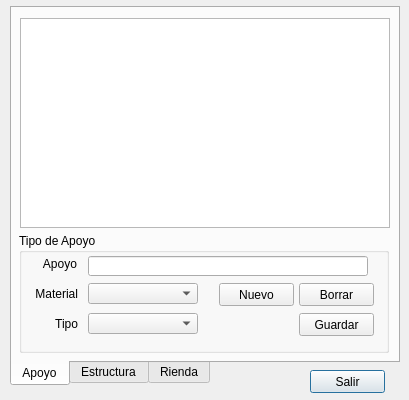
<?xml version="1.0" encoding="UTF-8"?>
<ui version="4.0">
 <class>Dialog</class>
 <widget class="QDialog" name="Dialog">
  <property name="windowModality">
   <enum>Qt::ApplicationModal</enum>
  </property>
  <property name="geometry">
   <rect>
    <x>0</x>
    <y>0</y>
    <width>409</width>
    <height>400</height>
   </rect>
  </property>
  <property name="windowTitle">
   <string>Apoyos</string>
  </property>
  <property name="modal">
   <bool>true</bool>
  </property>
  <widget class="QPushButton" name="cmdSalir">
   <property name="geometry">
    <rect>
     <x>310</x>
     <y>370</y>
     <width>75</width>
     <height>23</height>
    </rect>
   </property>
   <property name="text">
    <string>Salir</string>
   </property>
   <property name="shortcut">
    <string>Esc</string>
   </property>
  </widget>
  <widget class="QTabWidget" name="tabWidget">
   <property name="geometry">
    <rect>
     <x>10</x>
     <y>6</y>
     <width>390</width>
     <height>380</height>
    </rect>
   </property>
   <property name="tabPosition">
    <enum>QTabWidget::South</enum>
   </property>
   <property name="currentIndex">
    <number>0</number>
   </property>
   <widget class="QWidget" name="tab_2">
    <attribute name="title">
     <string>Apoyo</string>
    </attribute>
    <widget class="QGroupBox" name="groupBox_2">
     <property name="geometry">
      <rect>
       <x>7</x>
       <y>225</y>
       <width>370</width>
       <height>120</height>
      </rect>
     </property>
     <property name="title">
      <string>Tipo de Apoyo</string>
     </property>
     <property name="checkable">
      <bool>false</bool>
     </property>
     <widget class="QLabel" name="label_4">
      <property name="geometry">
       <rect>
        <x>-2</x>
        <y>23</y>
        <width>60</width>
        <height>16</height>
       </rect>
      </property>
      <property name="text">
       <string>Apoyo</string>
      </property>
      <property name="alignment">
       <set>Qt::AlignRight|Qt::AlignTrailing|Qt::AlignVCenter</set>
      </property>
     </widget>
     <widget class="QLineEdit" name="txtApoyo">
      <property name="enabled">
       <bool>true</bool>
      </property>
      <property name="geometry">
       <rect>
        <x>69</x>
        <y>23</y>
        <width>280</width>
        <height>20</height>
       </rect>
      </property>
      <property name="font">
       <font>
        <bold>true</bold>
       </font>
      </property>
      <property name="maxLength">
       <number>50</number>
      </property>
      <property name="readOnly">
       <bool>false</bool>
      </property>
     </widget>
     <widget class="QComboBox" name="cmbTipo">
      <property name="geometry">
       <rect>
        <x>69</x>
        <y>80</y>
        <width>110</width>
        <height>21</height>
       </rect>
      </property>
     </widget>
     <widget class="QLabel" name="label_22">
      <property name="geometry">
       <rect>
        <x>-41</x>
        <y>81</y>
        <width>100</width>
        <height>20</height>
       </rect>
      </property>
      <property name="text">
       <string>Tipo</string>
      </property>
      <property name="alignment">
       <set>Qt::AlignRight|Qt::AlignTrailing|Qt::AlignVCenter</set>
      </property>
     </widget>
     <widget class="QLabel" name="label_23">
      <property name="geometry">
       <rect>
        <x>-41</x>
        <y>51</y>
        <width>100</width>
        <height>20</height>
       </rect>
      </property>
      <property name="text">
       <string>Material</string>
      </property>
      <property name="alignment">
       <set>Qt::AlignRight|Qt::AlignTrailing|Qt::AlignVCenter</set>
      </property>
     </widget>
     <widget class="QComboBox" name="cmbMaterial">
      <property name="geometry">
       <rect>
        <x>69</x>
        <y>50</y>
        <width>110</width>
        <height>21</height>
       </rect>
      </property>
     </widget>
     <widget class="QPushButton" name="cmdGuardarApoyo">
      <property name="geometry">
       <rect>
        <x>280</x>
        <y>80</y>
        <width>75</width>
        <height>23</height>
       </rect>
      </property>
      <property name="text">
       <string>Guardar</string>
      </property>
     </widget>
     <widget class="QPushButton" name="cmdNuevoApoyo">
      <property name="geometry">
       <rect>
        <x>200</x>
        <y>50</y>
        <width>75</width>
        <height>23</height>
       </rect>
      </property>
      <property name="text">
       <string>Nuevo</string>
      </property>
     </widget>
     <widget class="QPushButton" name="cmdBorrarApoyo">
      <property name="geometry">
       <rect>
        <x>280</x>
        <y>50</y>
        <width>75</width>
        <height>23</height>
       </rect>
      </property>
      <property name="text">
       <string>Borrar</string>
      </property>
     </widget>
    </widget>
    <widget class="QListWidget" name="liwApoyos">
     <property name="geometry">
      <rect>
       <x>8</x>
       <y>10</y>
       <width>370</width>
       <height>210</height>
      </rect>
     </property>
    </widget>
   </widget>
   <widget class="QWidget" name="tab">
    <attribute name="title">
     <string>Estructura</string>
    </attribute>
    <widget class="QGroupBox" name="groupBox">
     <property name="geometry">
      <rect>
       <x>7</x>
       <y>270</y>
       <width>370</width>
       <height>80</height>
      </rect>
     </property>
     <property name="title">
      <string>Tipo de Estructura</string>
     </property>
     <property name="checkable">
      <bool>false</bool>
     </property>
     <widget class="QLineEdit" name="txtEstructura">
      <property name="enabled">
       <bool>true</bool>
      </property>
      <property name="geometry">
       <rect>
        <x>20</x>
        <y>20</y>
        <width>260</width>
        <height>20</height>
       </rect>
      </property>
      <property name="font">
       <font>
        <bold>true</bold>
       </font>
      </property>
      <property name="maxLength">
       <number>50</number>
      </property>
      <property name="readOnly">
       <bool>false</bool>
      </property>
     </widget>
     <widget class="QPushButton" name="cmdGuardarEstructura">
      <property name="geometry">
       <rect>
        <x>290</x>
        <y>50</y>
        <width>75</width>
        <height>23</height>
       </rect>
      </property>
      <property name="text">
       <string>Guardar</string>
      </property>
     </widget>
     <widget class="QPushButton" name="cmdNuevaEstructura">
      <property name="geometry">
       <rect>
        <x>10</x>
        <y>50</y>
        <width>75</width>
        <height>23</height>
       </rect>
      </property>
      <property name="text">
       <string>Nueva</string>
      </property>
     </widget>
     <widget class="QPushButton" name="cmdBorrarEstructura">
      <property name="geometry">
       <rect>
        <x>90</x>
        <y>50</y>
        <width>75</width>
        <height>23</height>
       </rect>
      </property>
      <property name="text">
       <string>Borrar</string>
      </property>
     </widget>
    </widget>
    <widget class="QListWidget" name="liwEstructuras">
     <property name="geometry">
      <rect>
       <x>8</x>
       <y>10</y>
       <width>370</width>
       <height>260</height>
      </rect>
     </property>
    </widget>
   </widget>
   <widget class="QWidget" name="tab_3">
    <attribute name="title">
     <string>Rienda</string>
    </attribute>
    <widget class="QListWidget" name="liwRiendas">
     <property name="geometry">
      <rect>
       <x>8</x>
       <y>10</y>
       <width>370</width>
       <height>260</height>
      </rect>
     </property>
    </widget>
    <widget class="QGroupBox" name="groupBox_3">
     <property name="geometry">
      <rect>
       <x>7</x>
       <y>270</y>
       <width>370</width>
       <height>80</height>
      </rect>
     </property>
     <property name="title">
      <string>Tipo de Rienda</string>
     </property>
     <property name="checkable">
      <bool>false</bool>
     </property>
     <widget class="QLineEdit" name="txtRienda">
      <property name="enabled">
       <bool>true</bool>
      </property>
      <property name="geometry">
       <rect>
        <x>20</x>
        <y>20</y>
        <width>260</width>
        <height>20</height>
       </rect>
      </property>
      <property name="font">
       <font>
        <bold>true</bold>
       </font>
      </property>
      <property name="maxLength">
       <number>50</number>
      </property>
      <property name="readOnly">
       <bool>false</bool>
      </property>
     </widget>
     <widget class="QPushButton" name="cmdGuardarRienda">
      <property name="geometry">
       <rect>
        <x>290</x>
        <y>50</y>
        <width>75</width>
        <height>23</height>
       </rect>
      </property>
      <property name="text">
       <string>Guardar</string>
      </property>
     </widget>
     <widget class="QPushButton" name="cmdNuevaRienda">
      <property name="geometry">
       <rect>
        <x>10</x>
        <y>50</y>
        <width>75</width>
        <height>23</height>
       </rect>
      </property>
      <property name="text">
       <string>Nueva</string>
      </property>
     </widget>
     <widget class="QPushButton" name="cmdBorrarRienda">
      <property name="geometry">
       <rect>
        <x>90</x>
        <y>50</y>
        <width>75</width>
        <height>23</height>
       </rect>
      </property>
      <property name="text">
       <string>Borrar</string>
      </property>
     </widget>
    </widget>
   </widget>
  </widget>
  <zorder>tabWidget</zorder>
  <zorder>cmdSalir</zorder>
 </widget>
 <resources/>
 <connections/>
</ui>
